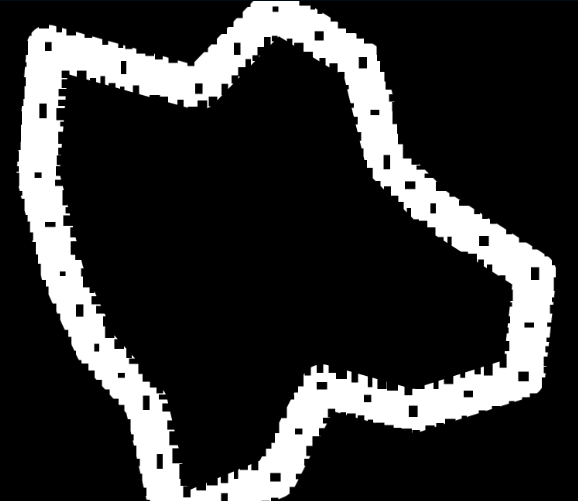
#> input picture overlap_test/exmap.png, 578 x 501 px
$ python overlap.py
#> lines starting #> are read from the running program, lines starting #| are printed output that depends on the picture; after the words box and inside, x2 and y2 are one past the last pixel; in counts of white or black regions, pixels touching at a corner belong together; long printed decimals are rounded
import numpy as np
import matplotlib.pyplot as plt
from PIL import Image, ImageDraw

# Given parameters
path = np.array([
    [-5, -3], [-8, -8], [-8, -2], [-4, -2],
    [-9, 1], [-6, -1], [-8, 2], [-7, -1],
    [-2, -5], [-3, -5], [-1, -6], [1, -6],
    [2, -6], [-1, -6], [-1, -6], [1, -12]
])
position = np.array([452, 224])
angle = 0  # No rotation needed
scale = 1  # Scaling factor for path
car_radius = 3  # Determines path thickness

def get_absolute_path(path, position, angle, scale):
    """
    Converts relative movements into absolute positions with scaling and rotation.
    """
    # reshape to be n x 2
    path = path.reshape(-1, 2)

    # apply transformations
    transformation = np.array([[np.cos(angle), -np.sin(angle)], [np.sin(angle),  np.cos(angle)]]) * scale
    path = (transformation @ path.T).T

    # assemble absolute path from position
    absolute_path = np.vstack([np.zeros((1, 2)), np.cumsum(path, axis=0)]) + position

    return absolute_path

# Compute absolute path
absolute_path = get_absolute_path(path, position, angle, scale)

# Load the track image
image_path = "exmap.png"
track_image = Image.open(image_path).convert("L")
track_array = np.array(track_image)

# -------- Step 1: Generate Path-Only Image --------
# Create a blank black image (same size as track)
path_only_image = Image.new("L", (track_array.shape[1], track_array.shape[0]), 0)
#> path_only_image: PIL image 578x501 L; every value is 0
draw = ImageDraw.Draw(path_only_image)

# Draw the path in white (255) with a thickness based on car_radius
for i in range(len(absolute_path) - 1):
    x1, y1 = absolute_path[i]
    x2, y2 = absolute_path[i + 1]
    draw.line([(x1, y1), (x2, y2)], fill=255, width=car_radius * 2)

# Save the path-only image
path_only_image_path = "path_only_with_radius.png"
path_only_image.save(path_only_image_path)
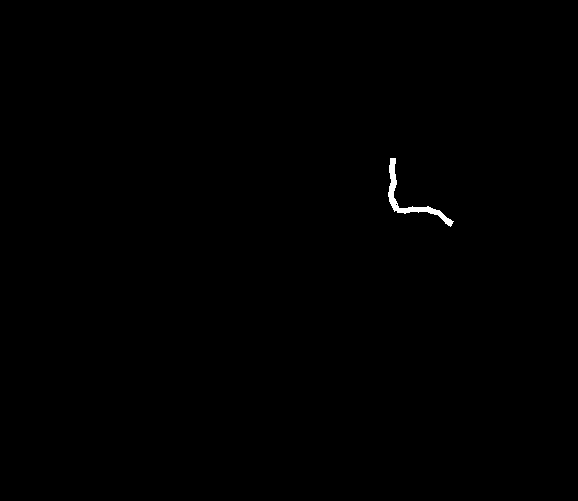
#> saved as path_only_with_radius.png: PIL image 578x501 L; 0.22% white; 1 white region, box (x1, y1, x2, y2) and area: (388, 158, 454, 227) 645
print(f"Path-only image saved: {path_only_image_path}")

# -------- Step 2: Invert and Normalize the Map Image --------
# Invert the grayscale map (track becomes black, out-of-bounds becomes white)
inverted_track_array = 255 - track_array
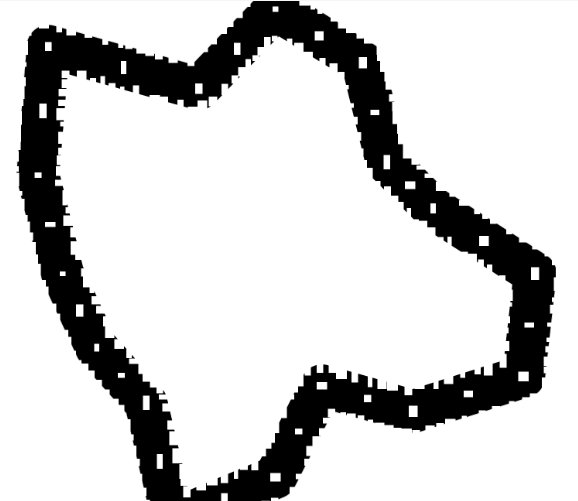
#> inverted_track_array: shape (501, 578); min 0, max 255, mean 203.4

# Normalize the inverted map image (scale pixel values between 0 and 1)
normalized_track_array = inverted_track_array / 255.0

# -------- Step 3: Apply Path Mask to Map --------
# Convert path-only image to an array and normalize
path_mask_array = np.array(path_only_image) / 255.0

# Apply the mask: Keep only the path pixels on the inverted map
masked_map = normalized_track_array * path_mask_array

# -------- Step 4: Save and Display Results --------
# Save the masked image
masked_map_path = "masked_map.png"
plt.imsave(masked_map_path, masked_map, cmap="gray")
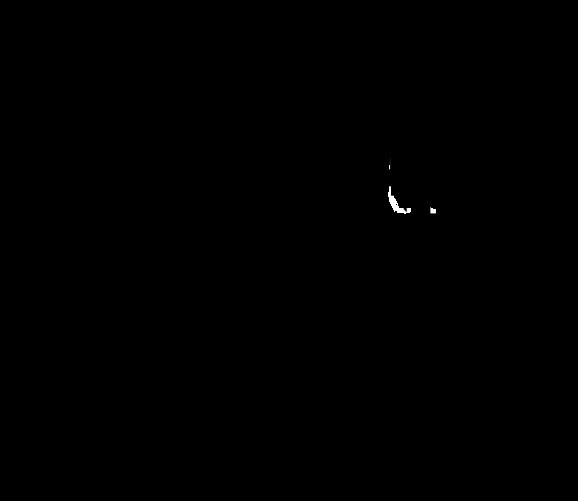
#> saved as masked_map.png: shape (501, 578, 3); min 0, max 255, mean 0.2
print(f"Masked map image saved: {masked_map_path}")

# Show the path-only image
plt.figure(figsize=(8, 6))
plt.imshow(path_only_image, cmap="gray", origin="upper")
plt.title(f"Path-Only Image (Radius = {car_radius})")
plt.axis("off")
plt.show()

# Show the masked map image
plt.figure(figsize=(8, 6))
plt.imshow(masked_map, cmap="gray", origin="upper")
plt.title("Masked Map (Track Inverted & Path Applied)")
plt.axis("off")
plt.show()

# -------- Step 5: Sum the Normalized Pixel Values --------
# Ensure the masked map is correctly normalized (values between 0 and 1)
assert masked_map.min() >= 0 and masked_map.max() <= 1, "Masked map is not normalized!"

# Sum all pixel values along the single channel (since it's a grayscale image)
def get_overlap(masked_map):
    return np.sum(masked_map)

total_out_of_bounds_distance = get_overlap(masked_map)
#> total_out_of_bounds_distance = 212.7

# Display the result
print(f"Total Out-of-Bounds Distance (Summed Pixel Values): {total_out_of_bounds_distance}")
#| Total Out-of-Bounds Distance (Summed Pixel Values): 212.714
